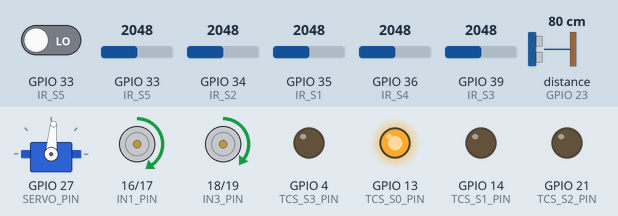
The sketch below on a simulated ESP32. Shown: servo, motor-driver pin pairs drawn as motors (green arrow = first pin HIGH = forward, orange = second pin HIGH = backward, longer = more drive, scaled by the enable pin), output pins drawn as LEDs (lit = HIGH). Wiring (inferred from the names in the program): ultrasonic range finder: trigger GPIO 22; echo GPIO 23. Dashed ring = blinking. The test bench sets the inputs (shaded band); at power-on: distance to the obstacle (sensor on GPIO 23) 80 cm, GPIO 33 (IR_S5) = 2048, GPIO 33 (IR_S5) LOW, GPIO 34 (IR_S2) = 2048, GPIO 35 (IR_S1) = 2048, GPIO 36 (IR_S4) = 2048, GPIO 39 (IR_S3) = 2048. The echo pulse lasts 58.3 µs per cm; pins used as bus, display or sensor lines are not drawn; what the sketch prints to the serial monitor is not drawn.

Above: at 4.7 s.
4.8 s: distance to the obstacle (sensor on GPIO 23) set to 20 cm
6.3 s: distance to the obstacle (sensor on GPIO 23) set to 16 cm
At 6.76 s:
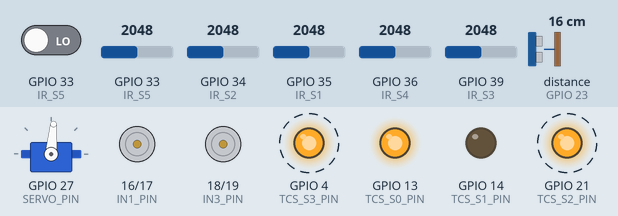
9.3 s: GPIO 33 (IR_S5) set to 2547
12.3 s: GPIO 33 (IR_S5) set to 2665
At 15.2 s:
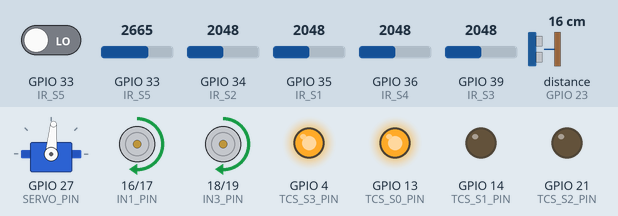
15.3 s: GPIO 33 (IR_S5) set to 1960
At 15.9 s:
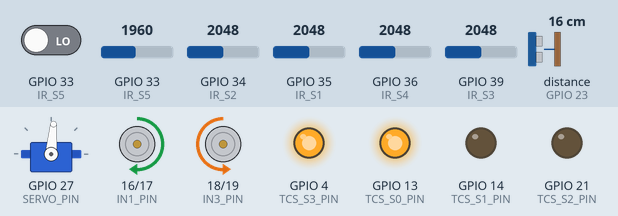
18.3 s: GPIO 33 (IR_S5) set to 2866
At 18.45 s:
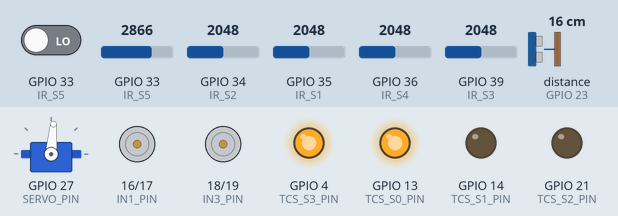
Timing chart, 0 to 22.3 s (numbered marks = the images above; inputs shaded):
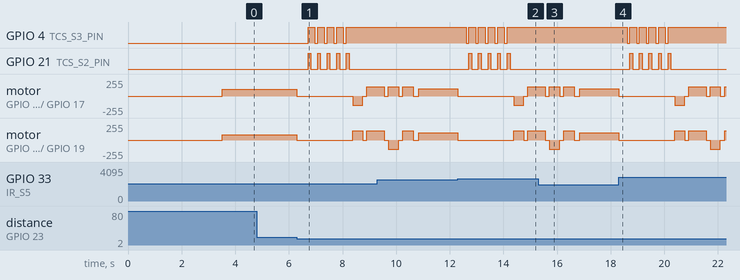

Measured:
- the behaviour switches between 18 and 17 cm on distance to the obstacle (sensor on GPIO 23) (found by bisection; images 0 and 1)
- the behaviour switches between 2600 and 2601 on GPIO 33 (IR_S5) (found by bisection; images 1 and 2)
- after the input at 4.8 s, every drawn part: stays the same
- after the input at 6.3 s, GPIO 4 (TCS_S3_PIN): alternates HIGH for 0.25 s and LOW for 0.11 s, 9 changes in all, then stays HIGH, starting after 0.41 s; GPIO 21 (TCS_S2_PIN): alternates HIGH for 0.11 s and LOW for 0.25 s, 10 changes in all, then stays LOW, starting after 0.41 s
- after the input at 12.3 s, GPIO 4 (TCS_S3_PIN): alternates HIGH for 0.25 s and LOW for 0.11 s, 10 changes in all, then stays HIGH, starting after 0.31 s; GPIO 21 (TCS_S2_PIN): alternates HIGH for 0.11 s and LOW for 0.25 s, 10 changes in all, then stays LOW, starting after 0.42 s
- after the input at 15.3 s, GPIO 4 (TCS_S3_PIN): stops changing and stays HIGH; GPIO 21 (TCS_S2_PIN): stops changing and stays LOW
- after the input at 18.3 s, GPIO 4 (TCS_S3_PIN): alternates HIGH for 0.25 s and LOW for 0.11 s, 10 changes in all, then stays HIGH, starting after 0.31 s; GPIO 21 (TCS_S2_PIN): alternates HIGH for 0.11 s and LOW for 0.25 s, 10 changes in all, then stays LOW, starting after 0.42 s

The sketch:

robot_v5_3_esp32_5sensor.ino
```cpp
/*
 * ============================================================
 *  LINE FOLLOWING ROBOT — ESP32 30-PIN DEVKIT V1 (v5.3)
 * ============================================================
 *  Board: ESP32 DevKit V1 — 30 pin (D2, D3, D4... labels)
 *
 *  FIXED in v5.2:
 *    ledcSetup()    → ledcAttach(pin, freq, res)  ✅
 *    ledcAttachPin()→ removed (built into ledcAttach) ✅
 *    ledcWrite(ch)  → ledcWrite(pin, val)          ✅
 *    Reason: ESP32 Arduino core v3.x changed LEDC API
 *
 *  SAFE PIN REMAPPING from v5:
 *    Removed GPIO 2  (strapping pin — boot issues)
 *    Removed GPIO 5  (strapping pin — boot issues)
 *    Removed GPIO 12 (strapping pin — boot issues)
 *    Removed GPIO 15 (strapping pin — boot issues)
 *    Removed GPIO 36,39 (may not exist on all 30-pin boards)
 *
 *  FINAL SAFE PIN MAP (30-pin DevKit V1):
 *
 *    YOUR BOARD     GPIO    Component
 *    ─────────────────────────────────────────
 *    D16         =  16   →  L298N IN1  (Left  motor dir A)
 *    D17         =  17   →  L298N IN2  (Left  motor dir B)
 *    D18         =  18   →  L298N IN3  (Right motor dir A)
 *    D19         =  19   →  L298N IN4  (Right motor dir B)
 *    D25         =  25   →  L298N ENA  (Left  motor PWM)
 *    D26         =  26   →  L298N ENB  (Right motor PWM)
 *    D27         =  27   →  SG90 Servo signal
 *    D22         =  22   →  HC-SR04 TRIG
 *    D23         =  23   →  HC-SR04 ECHO (+ voltage divider!)
 *    D13         =  13   →  TCS230 S0
 *    D14         =  14   →  TCS230 S1
 *    D21         =  21   →  TCS230 S2
 *    D4          =  4    →  TCS230 S3
 *    D33         =  33   →  TCS230 OUT
 *    D32         =  32   →  IR Sensor S1 (Far  Left)
 *    D35         =  35   →  IR Sensor S2 (Mid  Left)   input only
 *    D34         =  34   →  IR Sensor S3 (Left Center) input only
 *    D3 (RX)     =  3    →  IR Sensor S4 (Center)
 *    D1 (TX)     =  1    →  IR Sensor S5 (Right Center)
 *    D2 (boot)   AVOID
 *    D5 (boot)   AVOID
 *    D12 (boot)  AVOID
 *    D15 (boot)  AVOID
 *
 *  ⚠️ NOTE on D3 and D1 for IR sensors S4 and S5:
 *    These are Serial RX/TX pins — they work fine as inputs
 *    when Serial is only used for debug (not receiving data)
 *    If Serial debug causes issues, swap to D0 or D10
 *
 *  ⚠️ VOLTAGE:
 *    All GPIO = 3.3V
 *    IR sensors → 3.3V VCC
 *    TCS230     → 3.3V VCC
 *    HC-SR04    → 5V VCC, ECHO needs voltage divider!
 *    Servo      → 5V VCC (Vin pin)
 *    L298N      → 5V VCC (Vin pin)
 *
 *  HC-SR04 ECHO voltage divider:
 *    ECHO → 1kΩ → D23(GPIO23)
 *                     |
 *                    2kΩ
 *                     |
 *                    GND
 *
 *  Arduino IDE board selection:
 *    Tools → Board → ESP32 Arduino → ESP32 Dev Module
 *
 *  Required library:
 *    ESP32Servo (install via Library Manager)
 *
 *  Author : EC6090 Mini Project 2026
 * ============================================================
 */

#include <ESP32Servo.h>

// ============================================================
//  PIN DEFINITIONS — ESP32 30-pin DevKit V1
//  Use D-number from your board = GPIO number in code
// ============================================================

// --- 5x IR Sensors (Analog, 5V VCC + voltage divider on OUT) ---
// Currently using 5 sensors — upgrade to 7 later
// Layout front of robot: S1=Far Left ... S5=Far Right
//
//   Board label   GPIO   Sensor position
//   ──────────────────────────────────────
//   D35           35     S1 Far  Left  (input only)
//   D34           34     S2 Mid  Left  (input only)
//   VN            39     S3 Center     (input only)
//   VP            36     S4 Mid  Right (input only)
//   D33           33     S5 Far  Right
//
// TO UPGRADE TO 7 SENSORS LATER — add these two:
//   D32           32     S0 Far Left extra  (input only)
//   D32           32     S6 Far Right extra
//   Change NUM_SENSORS 5 → 7, weights -2..+2 → -3..+3
#define IR_S1   35    // D35 — Far  Left  (input only)
#define IR_S2   34    // D34 — Mid  Left  (input only)
#define IR_S3   39    // VN  — Center     (input only)
#define IR_S4   36    // VP  — Mid  Right (input only)
#define IR_S5   33    // D33 — Far  Right

// --- HC-SR04 Ultrasonic ---
#define TRIG_PIN  22    // D22
#define ECHO_PIN  23    // D23 — needs voltage divider 5V→3.3V!

// --- L298N Motor Driver ---
#define IN1_PIN   16    // D16 — Left  motor dir A
#define IN2_PIN   17    // D17 — Left  motor dir B
#define IN3_PIN   18    // D18 — Right motor dir A
#define IN4_PIN   19    // D19 — Right motor dir B
#define ENA_PIN   25    // D25 — Left  motor PWM (LEDC ch0)
#define ENB_PIN   26    // D26 — Right motor PWM (LEDC ch1)

// --- SG90 Servo ---
#define SERVO_PIN 27    // D27 — LEDC ch2

// --- TCS230 Color Sensor ---
#define TCS_S0_PIN   13   // D13
#define TCS_S1_PIN   14   // D14
#define TCS_S2_PIN   21   // D21
#define TCS_S3_PIN   4    // D4
#define TCS_OUT_PIN  33   // D33 — dedicated input ✅

// ============================================================
//  ESP32 LEDC PWM CONFIGURATION — core v3.x API
//  New API: ledcAttach(pin, freq, resolution)
//           ledcWrite(pin, value)   ← use PIN not channel!
//  No more ledcSetup() or ledcAttachPin() in core v3.x
// ============================================================
#define PWM_FREQ        5000    // 5kHz for motors
#define PWM_RESOLUTION  8       // 8-bit = 0-255 (same as Uno)
#define SERVO_FREQ      50      // 50Hz for servo

// ============================================================
//  MOTOR TEST MODE
// ============================================================
#define MOTOR_TEST_MODE  false

// ============================================================
//  TUNABLE CONSTANTS
// ============================================================

// ESP32 ADC = 12-bit (0–4095)
// Start at 2000, calibrate on your arena
#define IR_THRESHOLD    2600

#define DETECT_DIST     18     // cm — ultrasonic stop distance

#define BASE_SPEED      155
#define SHARP_SPEED     100
#define AVOID_SPEED     140
#define CREEP_SPEED     100

float Kp = 25.0;
float Kd = 12.0;

#define SERVO_OPEN      85
#define SERVO_CLOSED    15

#define END_ZONE_TRAVEL_MS  8000

// ============================================================
//  GLOBAL VARIABLES
// ============================================================
Servo gripperServo;

int  irRaw[5];
int  irBinary[5];

int  lastError        = 0;
bool cubePickedUp     = false;
int  obstaclesAvoided = 0;
unsigned long pickUpTime = 0;

// ============================================================
//  STATE MACHINE
// ============================================================
enum RobotState {
  STATE_LINE_FOLLOW,
  STATE_IDENTIFY_OBJECT,
  STATE_AVOID_RED,
  STATE_REJOIN_LINE,
  STATE_APPROACH_GREEN,
  STATE_PICK_GREEN,
  STATE_CARRY_TO_END,
  STATE_DROP_CUBE,
  STATE_DONE
};

RobotState currentState = STATE_LINE_FOLLOW;

// ============================================================
//  SETUP
// ============================================================
void setup() {
  Serial.begin(115200);
  Serial.println("=== Robot v5.3 — ESP32 5 sensors, upgrade to 7 later ===");
  Serial.println("Safe pins only — boot strapping pins avoided");

  // Motor direction pins
  pinMode(IN1_PIN, OUTPUT);
  pinMode(IN2_PIN, OUTPUT);
  pinMode(IN3_PIN, OUTPUT);
  pinMode(IN4_PIN, OUTPUT);

  // LEDC PWM setup — core v3.x API
  // Single call: ledcAttach(pin, frequency, resolution)
  ledcAttach(ENA_PIN,   PWM_FREQ,   PWM_RESOLUTION);  // left motor
  ledcAttach(ENB_PIN,   PWM_FREQ,   PWM_RESOLUTION);  // right motor
  ledcAttach(SERVO_PIN, SERVO_FREQ, PWM_RESOLUTION);  // servo

  stopMotors();

  // Ultrasonic
  pinMode(TRIG_PIN, OUTPUT);
  pinMode(ECHO_PIN, INPUT);

  // TCS230
  pinMode(TCS_S0_PIN,  OUTPUT);
  pinMode(TCS_S1_PIN,  OUTPUT);
  pinMode(TCS_S2_PIN,  OUTPUT);
  pinMode(TCS_S3_PIN,  OUTPUT);
  pinMode(TCS_OUT_PIN, INPUT);

  // TCS230 frequency scaling 20%
  digitalWrite(TCS_S0_PIN, HIGH);
  digitalWrite(TCS_S1_PIN, LOW);

  // IR input-only pins (35,34,39,36) need no pinMode call
  // Only S5 (D33) needs pinMode since it is not input-only
  pinMode(IR_S5, INPUT);

  // Servo
  gripperServo.attach(SERVO_PIN, 500, 2400);
  gripperServo.write(SERVO_OPEN);
  delay(500);

  // Motor test
  if (MOTOR_TEST_MODE) {
    Serial.println("=== MOTOR TEST ===");
    driveMotors(150, 150);  delay(2000);
    driveMotors(150, 0);    delay(2000);
    driveMotors(0, 150);    delay(2000);
    driveMotors(-150,-150); delay(2000);
    stopMotors();
    Serial.println("Done. Set MOTOR_TEST_MODE false.");
    while(true);
  }

  Serial.println("Starting in 3 seconds...");
  delay(3000);
  Serial.println("GO!");
}

// ============================================================
//  MAIN LOOP
// ============================================================
void loop() {
  readIRSensors();

  switch (currentState) {

    case STATE_LINE_FOLLOW: {
      float dist = readUltrasonic();
      if (dist > 0 && dist < DETECT_DIST) {
        stopMotors();
        delay(300);
        Serial.print("Object at ");
        Serial.print(dist);
        Serial.println("cm");
        currentState = STATE_IDENTIFY_OBJECT;
        break;
      }
      followLine();
      break;
    }

    case STATE_IDENTIFY_OBJECT: {
      char color = readColorVoted(5);
      Serial.print("Color: "); Serial.println(color);
      if (color == 'R') {
        currentState = STATE_AVOID_RED;
      } else if (color == 'G' && !cubePickedUp) {
        currentState = STATE_APPROACH_GREEN;
      } else {
        currentState = STATE_AVOID_RED;
      }
      break;
    }

    case STATE_AVOID_RED: {
      avoidRedObstacle();
      obstaclesAvoided++;
      currentState = STATE_REJOIN_LINE;
      break;
    }

    case STATE_REJOIN_LINE: {
      if (rejoinLine()) currentState = STATE_LINE_FOLLOW;
      break;
    }

    case STATE_APPROACH_GREEN: {
      driveMotors(CREEP_SPEED, CREEP_SPEED);
      delay(400);
      stopMotors(); delay(200);
      currentState = STATE_PICK_GREEN;
      break;
    }

    case STATE_PICK_GREEN: {
      pickGreenCube();
      cubePickedUp = true;
      pickUpTime   = millis();
      currentState = STATE_CARRY_TO_END;
      break;
    }

    case STATE_CARRY_TO_END: {
      if (millis() - pickUpTime > END_ZONE_TRAVEL_MS) {
        stopMotors();
        currentState = STATE_DROP_CUBE;
        break;
      }
      float dist = readUltrasonic();
      if (dist > 0 && dist < 8) {
        stopMotors();
        currentState = STATE_DROP_CUBE;
        break;
      }
      followLine();
      break;
    }

    case STATE_DROP_CUBE: {
      dropCubeAtEnd();
      currentState = STATE_DONE;
      break;
    }

    case STATE_DONE: {
      stopMotors();
      static unsigned long lp = 0;
      if (millis() - lp > 2000) {
        Serial.println("*** TASK COMPLETE ***");
        lp = millis();
      }
      break;
    }
  }
}

// ============================================================
//  READ 7 IR SENSORS
// ============================================================
void readIRSensors() {
  irRaw[0] = analogRead(IR_S1);
  irRaw[1] = analogRead(IR_S2);
  irRaw[2] = analogRead(IR_S3);
  irRaw[3] = analogRead(IR_S4);
  irRaw[4] = analogRead(IR_S5);

  for (int i = 0; i < 5; i++) {
    irBinary[i] = (irRaw[i] > IR_THRESHOLD) ? 1 : 0;
  }

  // Uncomment to calibrate:
  /*
  Serial.print("RAW: ");
  for(int i=0;i<5;i++){
    Serial.print(irRaw[i]); Serial.print("\t");
  }
  Serial.println();
  */
}

// ============================================================
//  LINE FOLLOWING — PD Controller (5 sensors)
// ============================================================
void followLine() {
  // 5 sensor weights: -2(far left) to +2(far right)
  int weights[5]  = {-2, -1, 0, 1, 2};
  int weightedSum = 0;
  int sensorSum   = 0;

  for (int i = 0; i < 5; i++) {
    weightedSum += irBinary[i] * weights[i];
    sensorSum   += irBinary[i];
  }

  int error;
  if (sensorSum > 0) {
    error = weightedSum;
  } else {
    // All sensors off line — hard turn in last known direction
    error = (lastError > 0) ? 3 : -3;
  }

  float correction = (Kp * error) + (Kd * (error - lastError));
  lastError = error;

  int leftSpeed  = BASE_SPEED - (int)correction;
  int rightSpeed = BASE_SPEED + (int)correction;

  leftSpeed  = constrain(leftSpeed,  -255, 255);
  rightSpeed = constrain(rightSpeed, -255, 255);

  if (abs(error) >= 2) {
    if (leftSpeed  > 0) leftSpeed  = min(leftSpeed,  SHARP_SPEED);
    if (rightSpeed > 0) rightSpeed = min(rightSpeed, SHARP_SPEED);
  }

  driveMotors(leftSpeed, rightSpeed);
}

// ============================================================
//  AVOID RED OBSTACLE
// ============================================================
void avoidRedObstacle() {
  driveMotors(-AVOID_SPEED, AVOID_SPEED); delay(380);
  stopMotors(); delay(150);
  driveMotors(AVOID_SPEED, AVOID_SPEED);  delay(650);
  stopMotors(); delay(150);
  driveMotors(AVOID_SPEED, -AVOID_SPEED); delay(380);
  stopMotors(); delay(150);
  driveMotors(AVOID_SPEED, AVOID_SPEED);  delay(400);
  stopMotors(); delay(200);
}

// ============================================================
//  REJOIN LINE
// ============================================================
bool rejoinLine() {
  unsigned long start = millis();
  while (millis() - start < 4000) {
    readIRSensors();
    int count = 0;
    for (int i = 0; i < 5; i++) count += irBinary[i];
    if (count >= 1) { Serial.println("Line found!"); return true; }
    driveMotors(110, 110);
    delay(40);
  }
  stopMotors();
  return false;
}

// ============================================================
//  PICK UP / DROP CUBE
// ============================================================
void pickGreenCube() {
  gripperServo.write(SERVO_OPEN);  delay(600);
  stopMotors();                    delay(300);
  gripperServo.write(SERVO_CLOSED);delay(800);
  Serial.println("Cube gripped!");
}

void dropCubeAtEnd() {
  stopMotors();                    delay(200);
  gripperServo.write(SERVO_OPEN);  delay(800);
  driveMotors(-100,-100);          delay(300);
  stopMotors();
  cubePickedUp = false;
  Serial.println("Cube released!");
}

// ============================================================
//  TCS230 COLOR SENSOR — clean separate pins on ESP32
// ============================================================
char readColorOnce() {
  long r=0, g=0, b=0;

  digitalWrite(TCS_S2_PIN, LOW);
  digitalWrite(TCS_S3_PIN, LOW);
  delay(10);
  r = pulseIn(TCS_OUT_PIN, LOW, 100000);

  digitalWrite(TCS_S2_PIN, HIGH);
  digitalWrite(TCS_S3_PIN, HIGH);
  delay(10);
  g = pulseIn(TCS_OUT_PIN, LOW, 100000);

  digitalWrite(TCS_S2_PIN, LOW);
  digitalWrite(TCS_S3_PIN, HIGH);
  delay(10);
  b = pulseIn(TCS_OUT_PIN, LOW, 100000);

  // Uncomment to calibrate:
  /*
  Serial.print("R="); Serial.print(r);
  Serial.print(" G="); Serial.print(g);
  Serial.print(" B="); Serial.println(b);
  */

  if (r==0 && g==0 && b==0) return 'U';
  if (min(r,min(g,b)) > 250) return 'U';
  if (r < g && r < b) return 'R';
  if (g < r && g < b) return 'G';
  if (b < r && b < g) return 'B';
  return 'U';
}

char readColorVoted(int times) {
  int cR=0,cG=0,cB=0,cU=0;
  for (int i=0; i<times; i++) {
    char c = readColorOnce();
    if      (c=='R') cR++;
    else if (c=='G') cG++;
    else if (c=='B') cB++;
    else             cU++;
    delay(25);
  }
  Serial.print("Votes R:"); Serial.print(cR);
  Serial.print(" G:"); Serial.print(cG);
  Serial.print(" B:"); Serial.print(cB);
  Serial.print(" U:"); Serial.println(cU);
  if (cR>=cG && cR>=cB && cR>cU) return 'R';
  if (cG>=cR && cG>=cB && cG>cU) return 'G';
  if (cB>=cR && cB>=cG && cB>cU) return 'B';
  return 'U';
}

// ============================================================
//  ULTRASONIC
// ============================================================
float readUltrasonic() {
  digitalWrite(TRIG_PIN, LOW);  delayMicroseconds(2);
  digitalWrite(TRIG_PIN, HIGH); delayMicroseconds(10);
  digitalWrite(TRIG_PIN, LOW);
  long dur = pulseIn(ECHO_PIN, HIGH, 25000);
  if (dur==0) return 999.0;
  return (dur * 0.0343) / 2.0;
}

// ============================================================
//  MOTOR CONTROL — ledcWrite (not analogWrite!)
// ============================================================
void driveMotors(int leftSpeed, int rightSpeed) {
  // core v3.x: ledcWrite(pin, value) — use PIN not channel
  if (leftSpeed >= 0) {
    digitalWrite(IN1_PIN, HIGH); digitalWrite(IN2_PIN, LOW);
    ledcWrite(ENA_PIN, leftSpeed);
  } else {
    digitalWrite(IN1_PIN, LOW);  digitalWrite(IN2_PIN, HIGH);
    ledcWrite(ENA_PIN, -leftSpeed);
  }
  if (rightSpeed >= 0) {
    digitalWrite(IN3_PIN, HIGH); digitalWrite(IN4_PIN, LOW);
    ledcWrite(ENB_PIN, rightSpeed);
  } else {
    digitalWrite(IN3_PIN, LOW);  digitalWrite(IN4_PIN, HIGH);
    ledcWrite(ENB_PIN, -rightSpeed);
  }
}

void stopMotors() {
  digitalWrite(IN1_PIN, LOW); digitalWrite(IN2_PIN, LOW);
  digitalWrite(IN3_PIN, LOW); digitalWrite(IN4_PIN, LOW);
  ledcWrite(ENA_PIN, 0);
  ledcWrite(ENB_PIN, 0);
}
// ============================================================
//  END OF CODE v5.1 — ESP32 30-pin DevKit V1
// ============================================================
```
